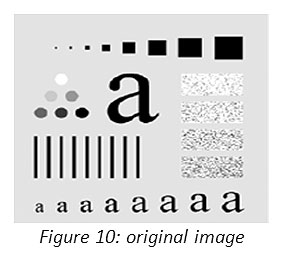
#> input picture Lab4/filterf.jpg, 283 x 257 px
$ python labtest1.py
#> lines starting #> are read from the running program, lines starting #| are printed output that depends on the picture
# -*- coding: utf-8 -*-
"""
Created on Tue Jun 28 18:51:53 2022

@author: u
"""

import cv2
import numpy as np
import matplotlib.pyplot as plt

img = cv2.imread('filterf.jpg',0)
#> img is the input picture: shape (257, 283); min 0, max 255, mean 217.2

plt.imshow(img,'gray')
plt.show()

im_H = img.shape[0]
#> im_H = 257
im_W  = img.shape[1]
#> im_W = 283

def normalize(img):

    im_H = img.shape[0]
    im_W = img.shape[1]

    mx = img.max()
    mn = img.min()

    for i in range(im_H):
        for j in range(im_W):
            img[i,j] = ((img[i,j]-mn)/(mx-mn))*255.0

    return (np.array(img,dtype='uint8'))

def gaussian_high_pass(im_H,im_W):

    gh = 1.5
    gl = 0.5
    c = 0.5
    d0 = 64

    g = np.zeros((im_H,im_W))
    centerx = im_H//2
    centery = im_W//2
    ds = d0**2


    for i in range(im_H):
        for j in range(im_W):
            u = i-centerx
            v = j-centery
            a = 1 - np.exp((-c*(u**2+v**2))/ds)
            g[i,j] = (gh-gl)*a+gl

    plt.imshow(g,'gray')
    plt.show()
    return g
def gaussian_low_pass(im_H,im_W):
    gh = 1.5
    gl = 0.5
    c = 0.5
    d0 = 64

    g = np.zeros((im_H,im_W))
    centerx = im_H//2
    centery = im_W//2
    ds = d0**2


    for i in range(im_H):
        for j in range(im_W):
            u = i-centerx
            v = j-centery
            a = np.exp((-c*(u**2+v**2))/ds)
            g[i,j] = (gh-gl)*a+gl

    plt.imshow(g,'gray')
    plt.show()
    return g

def butterworth_low_pass(im_H,im_W):
    gh = 1.5
    gl = 0.5
    d0 = 64
    b = np.zeros((im_H,im_W))
    centerx = im_H//2
    centery = im_W//2
    n=8
    nn = 2*n

    for i in range(im_H):
        for j in range(im_W):
            u = i-centerx
            v = j-centery
            a = 1/(1+(np.sqrt(u**2+v**2)/d0)**nn)
            b[i,j] = (gh-gl)*a+gl

    plt.imshow(b,'gray')
    plt.show()
    return b

def butterworth_high_pass(im_H,im_W):
    gh = 1.5
    gl = 0.5
    d0 = 64
    n=8
    nn = 2*n

    b = np.zeros((im_H,im_W),np.float32)
    centerx = im_H//2
    centery = im_W//2

    for i in range(im_H):
        for j in range(im_W):
            u = i-centerx
            v = j-centery
            if(u == 0):
                u = 0.00001
            if(v==0):
                v = 0.00001
            a = 1/(1+(d0/np.sqrt(u**2+v**2))**nn)
            b[i,j] = (gh-gl) * a + gl

    plt.imshow(b,'gray')
    plt.show()
    return b

a = butterworth_high_pass(im_H,im_W)
#> after the loop in butterworth_high_pass, `for i in range(im_H):`:
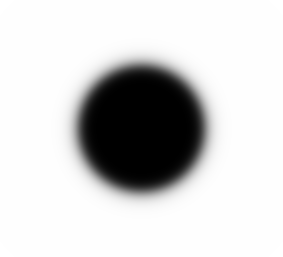
#> b: shape (257, 283) float32; min 0.5, max 1.5, mean 1.32; drawn with min black and max white
b = butterworth_low_pass(im_H,im_W)
#> after the loop in butterworth_low_pass, `for i in range(im_H):`:
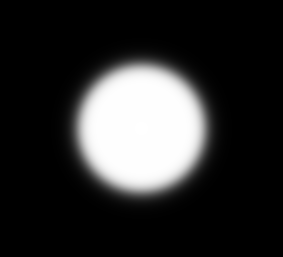
#> b: shape (257, 283) float64; min 0.5, max 1.5, mean 0.682; drawn with min black and max white
c = gaussian_high_pass(im_H,im_W)
#> after the loop in gaussian_high_pass, `for i in range(im_H):`:
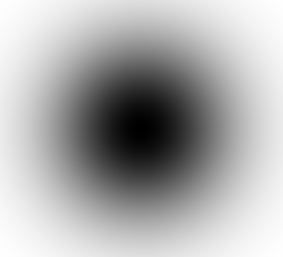
#> g: shape (257, 283) float64; min 0.5, max 1.49, mean 1.17; drawn with min black and max white
d = gaussian_low_pass(im_H, im_W)
#> after the loop in gaussian_low_pass, `for i in range(im_H):`:
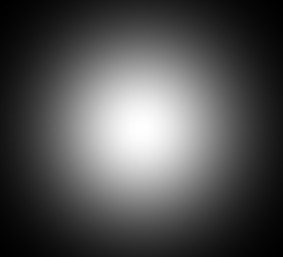
#> g: shape (257, 283) float64; min 0.512, max 1.5, mean 0.829; drawn with min black and max white

logimage = np.log1p(img)

dftshift = np.fft.fft2(logimage)
centershift = np.fft.fftshift(dftshift)

mag = np.abs(centershift)
phase = np.angle(centershift)
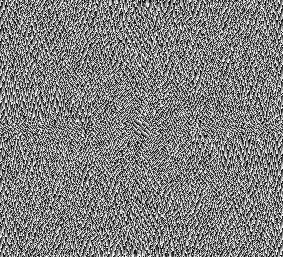
#> phase: shape (257, 283) float64; min -3.14, max 3.14, mean 8.15e-17; drawn with min black and max white

plt.imshow(mag,'gray')
plt.show()
plt.imshow(phase,'gray')
plt.show()

gl = mag*d
gh = mag*c
bl = mag*b
bh = mag*a

newimage = np.multiply(bh,np.exp(1j*phase))

inversedimage = np.real(np.fft.ifft2(np.fft.ifftshift(newimage)))
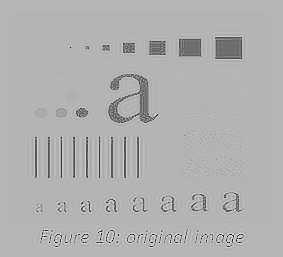
#> inversedimage: shape (257, 283) float64; min -4.27, max 5.61, mean 2.58; drawn with min black and max white

ans = np.expm1(inversedimage)

result = img + ans
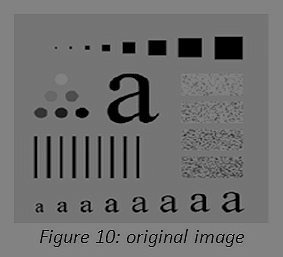
#> result: shape (257, 283) float64; min -0.986, max 526.9, mean 231.4; drawn with min black and max white

plt.imshow(result,'gray')
plt.show()
